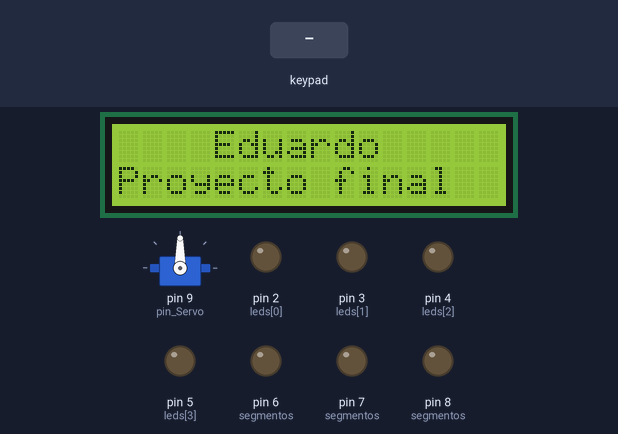
The sketch below on a simulated Arduino Uno, built with avr-gcc and run on an emulated ATmega328P. On the bench: 16×2 character LCD, servo, output pins drawn as LEDs (lit = HIGH). Dashed ring = blinking. Inputs (shaded band) come from the test bench. Pins used as bus, display or sensor lines are not drawn; what the sketch prints to the serial monitor is not drawn.

Above: at 1.2 s.
1.3 s: key '3' pressed
At 1.8 s:
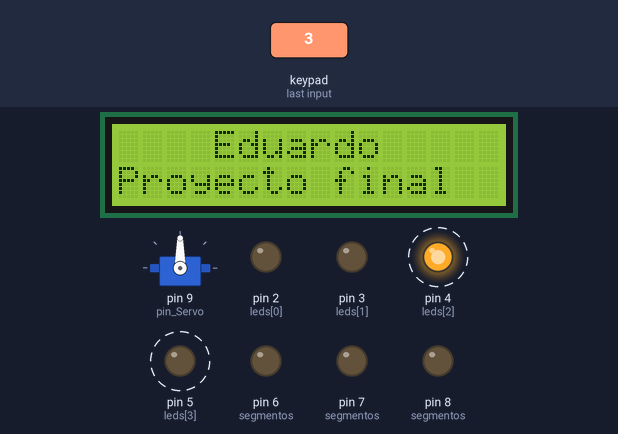
3.4 s: key '5' pressed
At 5.6 s:
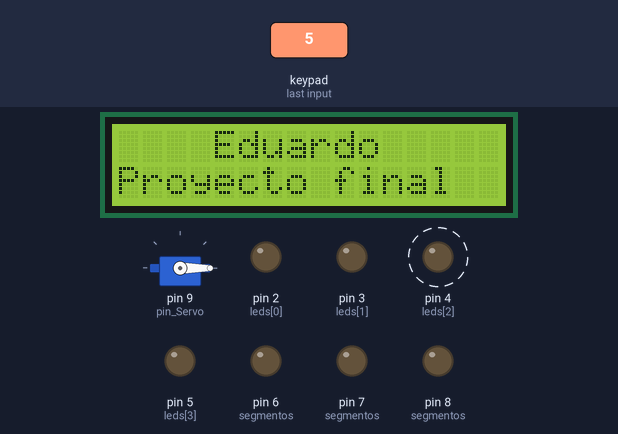
6.4 s: key '4' pressed
At 9.0 s:
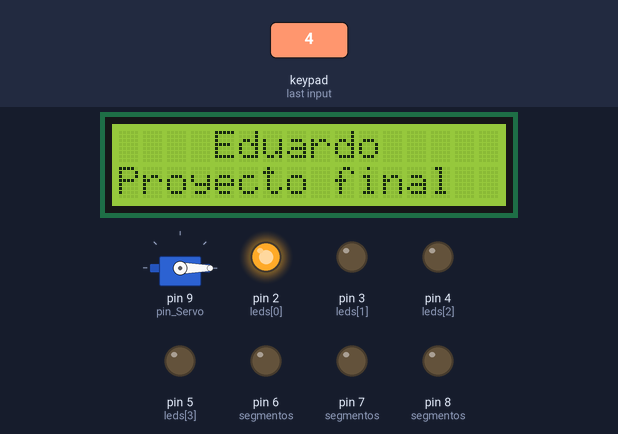
Timing chart, 0 to 17.9 s (numbered marks = the images above; inputs shaded):
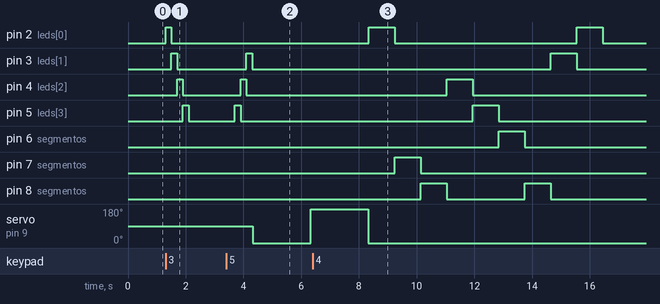

The sketch:

proyecto_final.ino
```cpp
#include <Wire.h>
#include <LiquidCrystal_I2C.h>
#include <Servo.h>
#include <Keypad.h>

#define direccion_lcd 0x20
#define filas 2
#define columnas 16

LiquidCrystal_I2C lcdEduardo(direccion_lcd, columnas, filas);

const int leds[] = {2, 3, 4, 5};
const int a = 2;
const int b = 3;
const int c = 4;
const int d = 5;
const int e = 6;
const int f = 7;
const int g = 8;

const int E = 7;
const int segmentos[E] = {a, b, c, d, e, f, g};

const int numeros[13][E] = {
  /*a*/ {1, 0, 0, 0, 0, 0, 0},
  /*f*/ {0, 0, 0, 0, 0, 1, 0},
  /*g*/ {0, 0, 0, 0, 0, 0, 1},
  /*c*/ {0, 0, 1, 0, 0, 0, 0},
  /*d*/ {0, 0, 0, 1, 0, 0, 0},
  /*e*/ {0, 0, 0, 0, 1, 0, 0},
  /*g*/ {0, 0, 0, 0, 0, 0, 1},
  /*b*/ {0, 1, 0, 0, 0, 0, 0},
  /*a*/ {1, 0, 0, 0, 0, 0, 0},
  };
const int APAGADO = LOW;

#define pin_Servo 9
#define filas_teclado 4
#define columnas_teclado 4
#define f1_teclado A0
#define f2_teclado A1
#define f3_teclado A2
#define f4_teclado A3
#define c1_teclado 10
#define c2_teclado 11
#define c3_teclado 12
#define c4_teclado 13

Servo Servo_Eduardo;

char keys[filas_teclado][columnas_teclado] = {
  {'1','2','3','A'},
  {'4','5','6','B'},
  {'7','8','9','C'},
  {'*','0','#','D'}
};

byte pines_filas[filas_teclado] = {f1_teclado,f2_teclado,f3_teclado,f4_teclado};
byte pines_columnas[columnas_teclado] = {c1_teclado,c2_teclado,c3_teclado,c4_teclado};

Keypad teclado_io = Keypad( makeKeymap(keys), pines_filas, pines_columnas, filas_teclado,columnas_teclado);

void setup() {
  Serial.begin(9600);
  lcdEduardo.init();
  lcdEduardo.backlight();
  lcdEduardo.setCursor(4,0);
  lcdEduardo.print("Eduardo");
  lcdEduardo.setCursor(0,1);
  lcdEduardo.print("Proyecto final");

  Servo_Eduardo.attach(pin_Servo);

  for (int S=0; S<sizeof(leds); S++){
    pinMode(leds[S], OUTPUT);
  }

    for (int q=0; q<E; q++){
    pinMode(segmentos[q], OUTPUT);
    digitalWrite(segmentos[q], APAGADO);
    }
}

void print(int z){
  for (int q=0; q<E; q++){
    digitalWrite(segmentos[q], numeros [z][q]);
  }
}

void loop() {
  char tecla = teclado_io.getKey();
  if(tecla){
    Serial.print("La tecla presionada es: ");
    Serial.println(tecla);
  }
  if(tecla == '1'){ // if de tecla 1
    Serial.println("contador 0 a 99");
    if (tecla == '1') {
      for (int contador = 0; contador <= 99; contador++) {
      Serial.println(contador); // Imprime el valor del contador en el monitor serie
      delay(100);
      }
    }
  }

  if(tecla == '2'){ // if de tecla 1
    Serial.println("contador 0 a 99");
    if (tecla == '2') {
      for (int contador = 99; contador >= 0; contador--) {
      Serial.println(contador); // Imprime el valor del contador en el monitor serie
      delay(100);
      }
    }
  }
  if(tecla == '3'){
   for (int S=0; S<sizeof(leds); S++){
    digitalWrite(leds[S], HIGH);
     delay(200);
    digitalWrite(leds[S], LOW);
  }
    for (int S=sizeof(leds)-1; S>0; S--){
    digitalWrite(leds[S], HIGH);
     delay(200);
    digitalWrite(leds[S], LOW);
  }
  }
  if(tecla == '4'){
    for (int q=0; q<10; q++){
    print(q);
    delay(900);
  }

  }
  if(tecla == '5'){
    Serial.println("inicia servo");
    Servo_Eduardo.write(0);
    delay(2000);
    Servo_Eduardo.write(180);
    delay(2000);
     Servo_Eduardo.write(0);
  }
}
```

Measured:
- after the input at 1.3 s, pin 2 (leds[0]): LOW → HIGH at once, → LOW 0.20 s later; pin 3 (leds[1]): LOW → HIGH after 0.20 s, → LOW 0.20 s later; pin 4 (leds[2]): LOW → HIGH after 0.40 s, → LOW 0.20 s later; pin 5 (leds[3]): LOW → HIGH after 0.60 s, → LOW 0.20 s later
- after the input at 3.4 s, servo on pin 9 (pin_Servo): 90° → 0° after 0.92 s, → 180° 2.0 s later
- after the input at 6.4 s, pin 2 (leds[0]): alternates HIGH for 0.90 s and LOW for 6.3 s, starting after 1.9 s; pin 3 (leds[1]): LOW → HIGH after 8.2 s, → LOW 0.90 s later; pin 4 (leds[2]): LOW → HIGH after 4.6 s, → LOW 0.90 s later; pin 5 (leds[3]): LOW → HIGH after 5.5 s, → LOW 0.90 s later; pin 6 (segmentos): LOW → HIGH after 6.4 s, → LOW 0.90 s later
